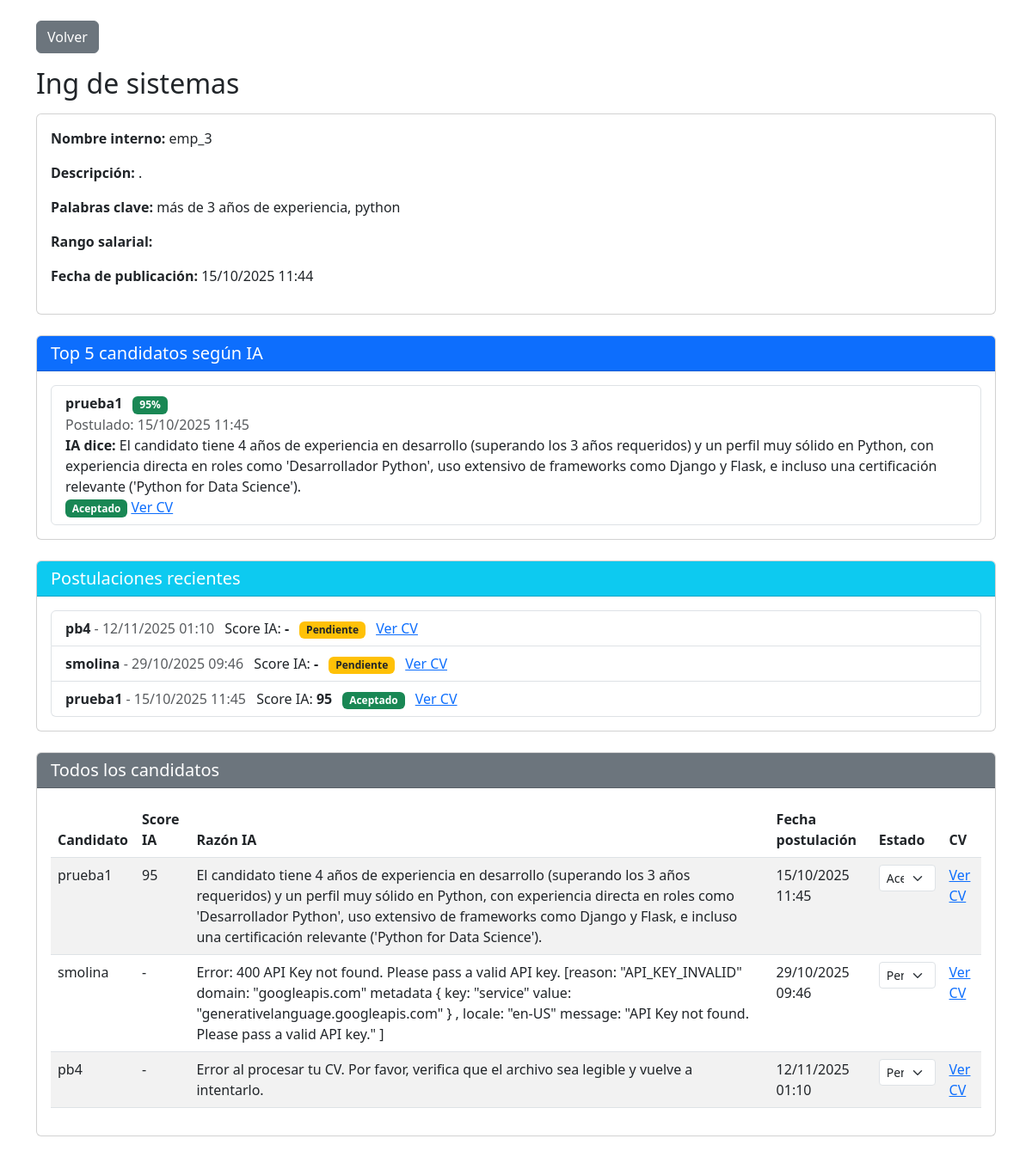
The app's page /vacante/reclutador/14/ with its own data.
### pages/models.py (models this page shows, shortened)
class Vacante(models.Model):
    titulo = models.CharField(max_length=200)
    nombre_interno = models.CharField(max_length=200, blank=True, null=True)
    descripcion = models.TextField()
    palabras_clave = models.CharField(max_length=300, blank=True, null=True)
    rango_salarial = models.CharField(max_length=100, blank=True, null=True)
    fecha_creacion = models.DateTimeField(auto_now_add=True)
    reclutador = models.ForeignKey(settings.AUTH_USER_MODEL, on_delete=models.CASCADE, related_name='vacantes_creadas', null=True, blank=True)  # 🆕 NUEVO CAMPO

class Postulacion(models.Model):
    ESTADO_CHOICES = [
        ('PENDIENTE', 'Pendiente'),
        ('REVISADO', 'Revisado'),
        ('ACEPTADO', 'Aceptado'),
        ('RECHAZADO', 'Rechazado'),
    ]
    postulante = models.ForeignKey(settings.AUTH_USER_MODEL, on_delete=models.CASCADE)
    vacante = models.ForeignKey('Vacante', on_delete=models.CASCADE)
    cv_pdf = models.FileField(upload_to='cvs/', null=True, blank=True)
    fecha_postulacion = models.DateTimeField(auto_now_add=True)
    score_ia = models.IntegerField(null=True, blank=True, help_text="Score de 0-100 generado por IA")
    razon_ia = models.TextField(null=True, blank=True, help_text="Razón del score generada por IA")
    estado = models.CharField(max_length=20, choices=ESTADO_CHOICES, default='PENDIENTE')
    notas_reclutador = models.TextField(blank=True, null=True, help_text="Notas del reclutador")
    class Meta:
        ordering = ['-score_ia', '-fecha_postulacion']
        unique_together = ['postulante', 'vacante']

### pages/views.py (the view)
# urls.py: path('vacante/reclutador/<int:vacante_id>/', views.detalle_vacante_reclutador, name='detalle_vacante_reclutador'),
def detalle_vacante_reclutador(request, vacante_id):
    vacante = get_object_or_404(Vacante, id=vacante_id)
    postulaciones = Postulacion.objects.filter(vacante=vacante)
    top_candidatos = postulaciones.exclude(score_ia=None).order_by('-score_ia')[:5]
    recientes = postulaciones.order_by('-fecha_postulacion')[:5]
    todos = postulaciones.order_by('-score_ia')
    return render(request, 'pages/detalle_vacante_reclutador.html', {
        'vacante': vacante,
        'top_candidatos': top_candidatos,
        'recientes': recientes,
        'todos': todos,
    })

### pages/templates/pages/detalle_vacante_reclutador.html (shortened to what this page needs)
{% extends "pages/base.html" %}
{% block content %}
<div class="container py-4">
    <a href="{% url 'reclutador' %}" class="btn btn-secondary mb-3">Volver</a>
    <h2 class="mb-3">{{ vacante.titulo }}</h2>
    <div class="card mb-4">
        <div class="card-body">
            <p><strong>Nombre interno:</strong> {{ vacante.nombre_interno|default:"(Sin nombre interno)" }}</p>
            <p><strong>Descripción:</strong> {{ vacante.descripcion }}</p>
            <p><strong>Palabras clave:</strong> {{ vacante.palabras_clave|default:"(predeterminadas: trabajo en equipo, comunicación, responsabilidad, proactividad)" }}</p>
            <p><strong>Rango salarial:</strong> {{ vacante.rango_salarial }}</p>
            <p><strong>Fecha de publicación:</strong> {{ vacante.fecha_creacion|date:"d/m/Y H:i" }}</p>
        </div>
    </div>
    <div class="card mb-4">
        <div class="card-header bg-primary text-white">
            <h5 class="mb-0">Top 5 candidatos según IA</h5>
        </div>
        <div class="card-body">
            {% if top_candidatos %}
                <ul class="list-group">
                {% for post in top_candidatos %}
                    <li class="list-group-item">
                        <strong>{{ post.postulante.username }}</strong>
                        <span class="badge bg-success ms-2">{{ post.score_ia|default:"N/A" }}%</span>
                        <br>
                        <span class="text-muted">Postulado: {{ post.fecha_postulacion|date:"d/m/Y H:i" }}</span>
                        <br>
                        <strong>IA dice:</strong> {{ post.razon_ia|default:"-" }}
                        <br>
                        {% if post.estado == 'PENDIENTE' %}
                            <span class="badge bg-warning text-dark">Pendiente</span>
                        {% elif post.estado == 'REVISADO' %}
                            <span class="badge bg-info">Revisado</span>
                        {% elif post.estado == 'ACEPTADO' %}
                            <span class="badge bg-success">Aceptado</span>
                        {% elif post.estado == 'RECHAZADO' %}
                            <span class="badge bg-danger">Rechazado</span>
                        {% endif %}
                        <a href="{{ post.cv_pdf.url }}" target="_blank">Ver CV</a>
                    </li>
                {% endfor %}
                </ul>
            {% else %}
                <p class="text-muted">No hay análisis IA aún.</p>
            {% endif %}
        </div>
    </div>
    <div class="card mb-4">
        <div class="card-header bg-info text-white">
            <h5 class="mb-0">Postulaciones recientes</h5>
        </div>
        <div class="card-body">
            {% if recientes %}
                <ul class="list-group">
                {% for post in recientes %}
                    <li class="list-group-item">
                        <strong>{{ post.postulante.username }}</strong>
                        <span class="text-muted">- {{ post.fecha_postulacion|date:"d/m/Y H:i" }}</span>
                        <span class="ms-2">Score IA: <b>{{ post.score_ia|default:"-" }}</b></span>
                        {% if post.estado == 'PENDIENTE' %}
                            <span class="badge bg-warning text-dark ms-2">Pendiente</span>
                        {% elif post.estado == 'REVISADO' %}
                            <span class="badge bg-info ms-2">Revisado</span>
                        {% elif post.estado == 'ACEPTADO' %}
                            <span class="badge bg-success ms-2">Aceptado</span>
                        {% elif post.estado == 'RECHAZADO' %}
                            <span class="badge bg-danger ms-2">Rechazado</span>
                        {% endif %}
                        <a href="{{ post.cv_pdf.url }}" class="ms-2" target="_blank">Ver CV</a>
                    </li>
                {% endfor %}
                </ul>
            {% else %}
                <p class="text-muted">No hay postulaciones recientes.</p>
            {% endif %}
        </div>
    </div>
    <div class="card">
        <div class="card-header bg-secondary text-white">
            <h5 class="mb-0">Todos los candidatos</h5>
        </div>
        <div class="card-body">
            {% if todos %}
                <table class="table table-striped">
                    <thead>
                        <tr>
                            <th>Candidato</th>
                            <th>Score IA</th>
                            <th>Razón IA</th>
                            <th>Fecha postulación</th>
                            <th>Estado</th>
                            <th>CV</th>
                        </tr>
                    </thead>
                    <tbody>
                        {% for post in todos %}
                        <tr>
                            <td>{{ post.postulante.username }}</td>
                            <td>{{ post.score_ia|default:"-" }}</td>
                            <td>{{ post.razon_ia|default:"-" }}</td>
                            <td>{{ post.fecha_postulacion|date:"d/m/Y H:i" }}</td>
                            <td>
                                <form method="POST" action="{% url 'cambiar_estado_postulacion' post.id %}" style="display: inline;">
                                    <select name="estado" class="form-select form-select-sm" onchange="this.form.submit()">
                                        <option value="PENDIENTE" {% if post.estado == 'PENDIENTE' %}selected{% endif %}>Pendiente</option>
                                        <option value="ACEPTADO" {% if post.estado == 'ACEPTADO' %}selected{% endif %}>Aceptado</option>
                                    </select>
                                </form>
                            </td>
                            <td><a href="{{ post.cv_pdf.url }}" target="_blank">Ver CV</a></td>
                        </tr>
                        {% endfor %}
                    </tbody>
                </table>
            {% else %}
                <p class="text-muted">No hay candidatos aún.</p>
            {% endif %}
        </div>
    </div>
</div>
{% endblock %}

### records on screen
Vacante: titulo "Ing de sistemas", nombre_interno "emp_3", descripcion ".", palabras_clave "más de 3 años de experiencia, python", fecha_creacion "15/10/2025 11:44"
Postulacion: postulante.username "prueba1", score_ia "95", fecha_postulacion "15/10/2025 11:45", razon_ia "El candidato tiene 4 años de experiencia en desarrollo (superando los 3 años requeridos) y un perfil muy sólido en Python, con experiencia directa en roles como 'Desarrollador Python', uso extensivo de frameworks como Django y Flask, e incluso una certificación relevante ('Python for Data Science').", shows "Aceptado", estado "Aceptado"
Postulacion: postulante.username "pb4", fecha_postulacion "12/11/2025 01:10", score_ia "-", shows "Pendiente", razon_ia "Error al procesar tu CV. Por favor, verifica que el archivo sea legible y vuelve a intentarlo.", estado "Pendiente"
Postulacion: postulante.username "smolina", fecha_postulacion "29/10/2025 09:46", score_ia "-", shows "Pendiente", razon_ia "Error: 400 API Key not found. Please pass a valid API key. [reason: \"API_KEY_INVALID\" domain: \"googleapis.com\" metadata { key: \"service\" value: \"generativelanguage.googleapis.com\" } , locale: \"en-US\" message: \"API Key not found. Please pass a valid API key.\" ]", estado "Pendiente"
